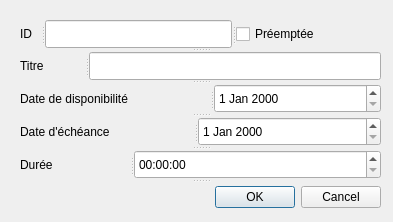
<?xml version="1.0" encoding="UTF-8"?>
<ui version="4.0">
 <class>EditionTacheUnitaireWindow</class>
 <widget class="QDialog" name="EditionTacheUnitaireWindow">
  <property name="geometry">
   <rect>
    <x>0</x>
    <y>0</y>
    <width>393</width>
    <height>222</height>
   </rect>
  </property>
  <property name="windowTitle">
   <string>Édition d'une Tâche Unitaire</string>
  </property>
  <widget class="QSplitter" name="splitter_6">
   <property name="geometry">
    <rect>
     <x>20</x>
     <y>20</y>
     <width>361</width>
     <height>191</height>
    </rect>
   </property>
   <property name="orientation">
    <enum>Qt::Vertical</enum>
   </property>
   <widget class="QSplitter" name="splitter">
    <property name="orientation">
     <enum>Qt::Horizontal</enum>
    </property>
    <widget class="QLabel" name="ID_Lab">
     <property name="text">
      <string>ID</string>
     </property>
    </widget>
    <widget class="QLineEdit" name="ID_Edit"/>
    <widget class="QCheckBox" name="Preempte_Box">
     <property name="text">
      <string>Préemptée</string>
     </property>
    </widget>
   </widget>
   <widget class="QSplitter" name="splitter_2">
    <property name="orientation">
     <enum>Qt::Horizontal</enum>
    </property>
    <widget class="QLabel" name="Titre_Lab">
     <property name="text">
      <string>Titre</string>
     </property>
    </widget>
    <widget class="QLineEdit" name="Titre_Edit"/>
   </widget>
   <widget class="QSplitter" name="splitter_3">
    <property name="orientation">
     <enum>Qt::Horizontal</enum>
    </property>
    <widget class="QLabel" name="Dispo_Lab">
     <property name="text">
      <string>Date de disponibilité</string>
     </property>
    </widget>
    <widget class="QDateEdit" name="Dispo_Edit"/>
   </widget>
   <widget class="QSplitter" name="splitter_4">
    <property name="orientation">
     <enum>Qt::Horizontal</enum>
    </property>
    <widget class="QLabel" name="Echeance_Lab">
     <property name="text">
      <string>Date d'échéance</string>
     </property>
    </widget>
    <widget class="QDateEdit" name="Echeance_Edit"/>
   </widget>
   <widget class="QSplitter" name="splitter_5">
    <property name="orientation">
     <enum>Qt::Horizontal</enum>
    </property>
    <widget class="QLabel" name="Duree_Lab">
     <property name="text">
      <string>Durée</string>
     </property>
    </widget>
    <widget class="QTimeEdit" name="Duree_Edit"/>
   </widget>
   <widget class="QDialogButtonBox" name="buttonBox">
    <property name="orientation">
     <enum>Qt::Horizontal</enum>
    </property>
    <property name="standardButtons">
     <set>QDialogButtonBox::Cancel|QDialogButtonBox::Ok</set>
    </property>
   </widget>
  </widget>
 </widget>
 <resources/>
 <connections/>
</ui>
